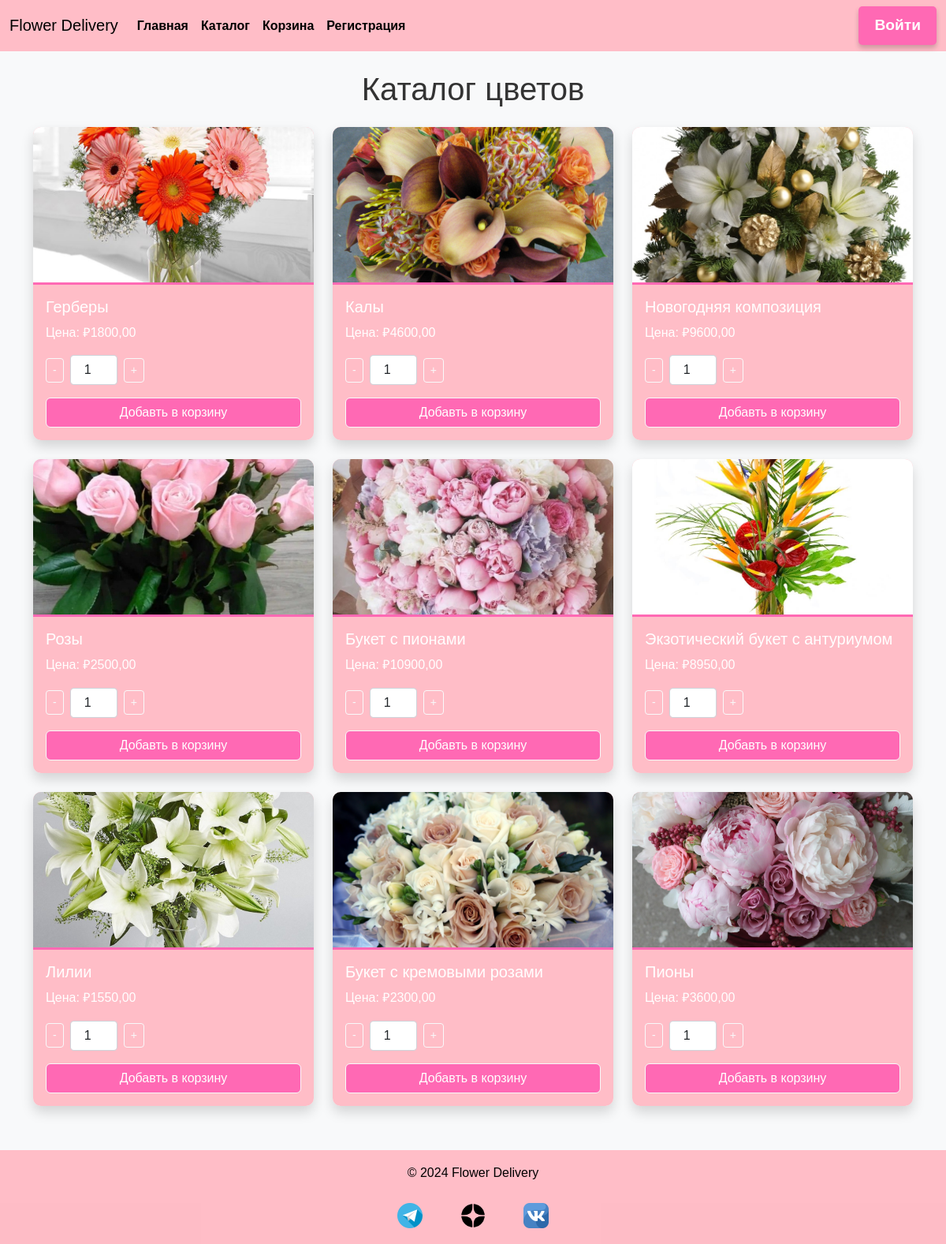
Page /catalog/ on the committed database.
### shop/models.py (models this page shows, shortened)
class Flower(models.Model):
    name = models.CharField(max_length=255)
    description = models.TextField()
    price = models.DecimalField(max_digits=10, decimal_places=2)
    image = models.ImageField(upload_to='flowers/')
    stock = models.PositiveIntegerField(default=0)

### shop/views.py (the view)
# urls.py: path('catalog/', views.catalog, name='catalog'),
def catalog(request):
    flowers = Flower.objects.all()
    return render(request, 'shop/catalog.html', {'flowers': flowers})

### templates/shop/catalog.html (shortened to what this page needs)
{% extends "shop/base.html" %}
{% block content %}
<h1 class="text-center mb-4">Каталог цветов</h1>
<div class="row">
    {% for flower in flowers %}
    <div class="col-md-4 mb-4">
        <div class="card shadow" style="border: none; background-color: rgba(255, 182, 193, 0.9);">
            <img src="{{ flower.image.url }}" class="card-img-top" alt="{{ flower.name }}" style="height: 200px; object-fit: cover;">
            <div class="card-body">
                <h5 class="card-title text-white">{{ flower.name }}</h5>
                <p class="card-text text-white">Цена: ₽{{ flower.price }}</p>
                <div class="d-flex align-items-center mb-3">
                    <button class="btn btn-outline-light btn-sm me-2" onclick="changeQuantity(this, -1)">-</button>
                    <input type="number" value="1" class="form-control text-center" style="width: 60px;" min="1" data-price="{{ flower.price }}" data-id="{{ flower.id }}">
                    <button class="btn btn-outline-light btn-sm ms-2" onclick="changeQuantity(this, 1)">+</button>
                </div>
                <button class="btn btn-light w-100" onclick="addToCart({{ flower.id }}, this)">Добавть в корзину</button>
            </div>
        </div>
    </div>
    {% endfor %}
</div>
{% endblock %}

### static/css/styles.css (style rules this page uses)
body { font-family: Arial, sans-serif; line-height: 1.6; margin: 0; padding: 0; color: #333; background-color: #f8f9fa; }
.card { border-radius: 10px; overflow: hidden; }
.card img { border-bottom: 3px solid #ff69b4; }
.card-title { color: #fff; }
.btn-light { background-color: #ff69b4; color: #fff; }
.form-control { border-radius: 0.25rem; border: 1px solid #ced4da; transition: border-color 0.2s; }

### templates/shop/base.html (style rules this page uses)
body { background-image: url('https://main-cdn.sbermegamarket.ru/big2/hlr-system/169/500/295/712/322/36/600014632238b0.jpeg'); background-size: cover; background-repeat: no-repeat; background-attachment: fixed; display: flex; flex-direction: column; min-height: 100vh; }

### rows in the picture
Flower: image (picture), name "Герберы", price "1800,00"
Flower: image (picture), name "Калы", price "4600,00"
Flower: image (picture), name "Новогодняя композиция", price "9600,00"
Flower: image (picture), name "Розы", price "2500,00"
Flower: image (picture), name "Букет с пионами", price "10900,00"
Flower: image (picture), name "Экзотический букет с антуриумом", price "8950,00"
Flower: image (picture), name "Лилии", price "1550,00"
Flower: image (picture), name "Букет с кремовыми розами", price "2300,00"
Flower: image (picture), name "Пионы", price "3600,00"
